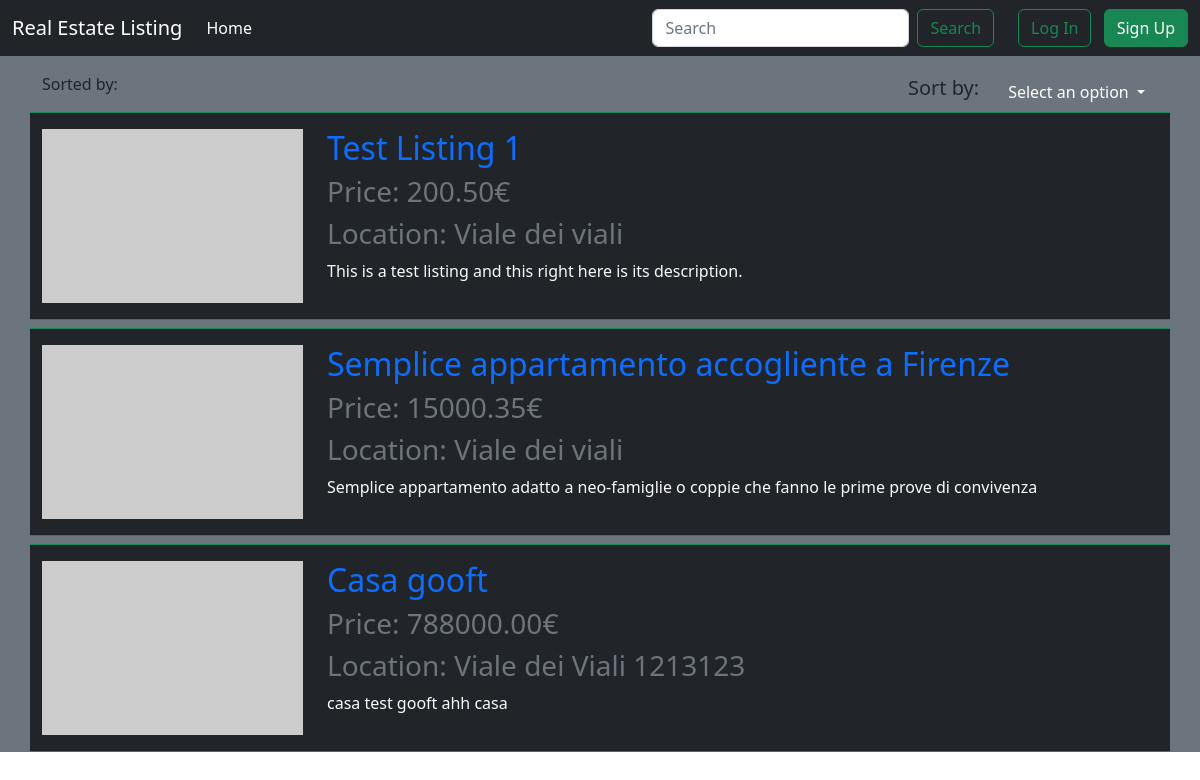
The page /listings/ on the database as committed earlier.
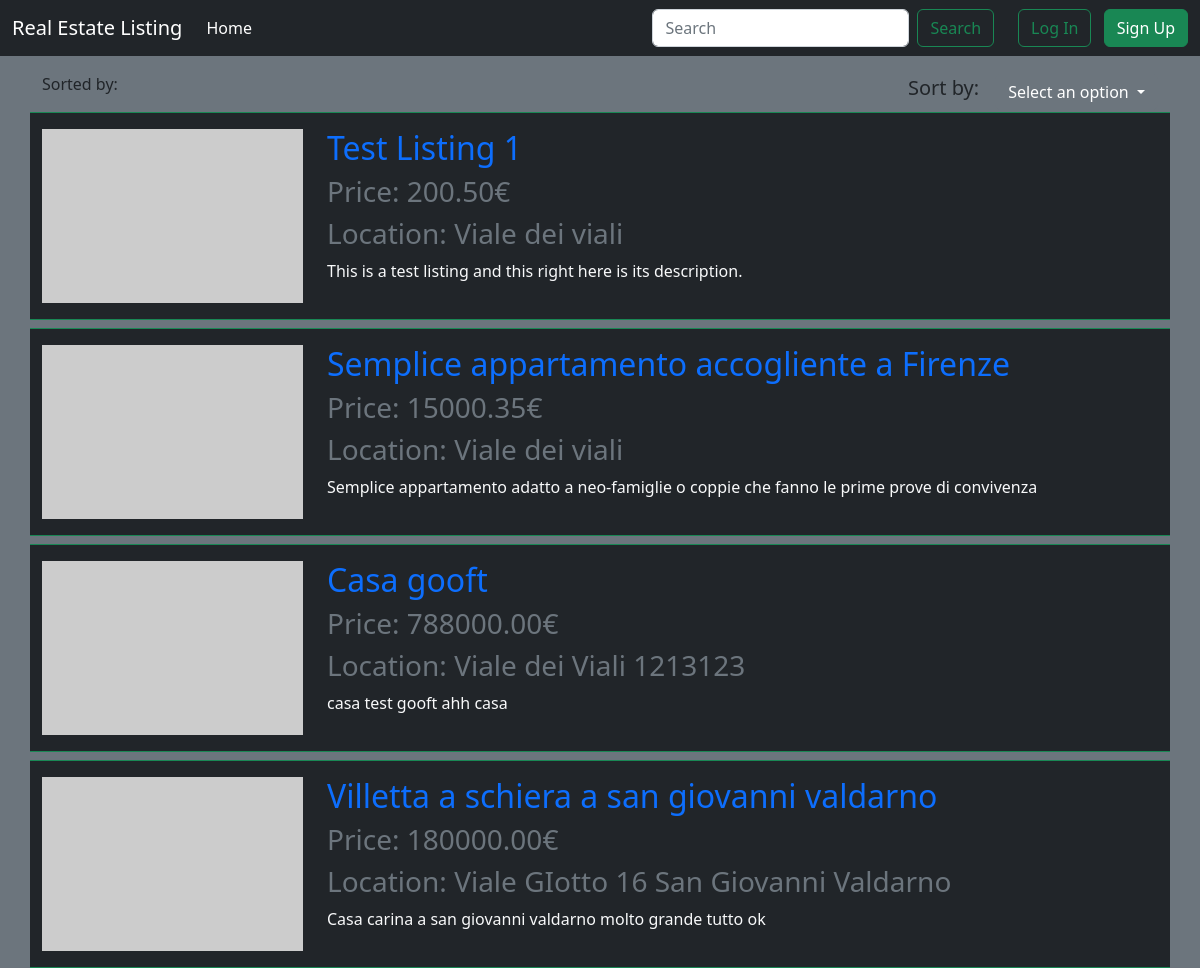
The same page on the database as committed later.
### listings/models.py (models this page shows, shortened)
class Listing(models.Model):
    title = models.CharField(max_length=100)
    description = models.TextField()
    price = models.DecimalField(max_digits=10, decimal_places=2)
    bedrooms = models.PositiveIntegerField()
    bathrooms = models.PositiveIntegerField()
    square_feet = models.PositiveIntegerField()
    listing_location = models.CharField(max_length=200)
    is_published = models.BooleanField()
    list_date = models.DateTimeField(auto_now_add=True)
    owner = models.ForeignKey(
        settings.AUTH_USER_MODEL,
        on_delete=models.CASCADE
    )
    category = models.ForeignKey(Category, on_delete=models.SET_NULL, null=True)
    def get_absolute_url(self):
        return reverse("property_detail", kwargs={"pk": self.pk})

### listings/views.py (the view)
# urls.py: path("", PropertyListView.as_view(), name="property_list"),
class PropertyListView(ListView):
    model = Listing
    template_name = "property_list.html"
    def get_queryset(self):
        queryset = super().get_queryset()
        sort_param = self.request.GET.get('sort')
        if sort_param == 'title':
            queryset = queryset.order_by('title')
        elif sort_param == 'price':
            queryset = queryset.order_by('price')
        elif sort_param == 'listing_location':
            queryset = queryset.order_by('listing_location')
        return queryset

### templates/property_list.html (shortened to what this page needs)
{% extends "base.html" %}
{% block content %}
<div class="sorting-section">
  <div class="d-flex justify-content-between align-items-center">
    <div>
      <p>Sorted by: <strong>{{ request.GET.sort }}</strong></p>
    </div>
    <div class="d-flex align-items-center">
      <h5 class="me-3">Sort by:</h5>
      <div class="dropdown">
        <button class="btn btn-secondary dropdown-toggle" type="button" id="sortingDropdown" data-bs-toggle="dropdown" aria-haspopup="true" aria-expanded="false">
          Select an option
        </button>
      </div>
    </div>
  </div>
</div>
{% for listing in listing_list %}
<div class="row border-top border-bottom border-success py-3 bg-dark mb-2">
    <div class="col-md-3">
      <img src="https://placehold.co/600x400" class="img-fluid" alt="Listing Image">
    </div>
    <div class="col-md-9">
        <h2 class="font-weight-bold"><a href="{{ listing.get_absolute_url }}" class="text-decoration-none">{{ listing.title }}</a></h2>
        <h3 class="text-secondary">Price: {{ listing.price }}€</h3>
        <h3 class="text-secondary">Location: {{ listing.listing_location }}</h3>
        <p class="text-light">{{ listing.description }}</p>
    </div>
</div>
{% endfor %}
{% endblock content %}

### templates/base.html (shortened to what this page needs)
<!DOCTYPE html>
<html>
<head>
  <link href="https://cdn.jsdelivr.net/npm/bootstrap@5.2.3/dist/css/bootstrap.min.css" rel="stylesheet"
>
</head>
<body>
  <nav class="navbar navbar-expand-md navbar-dark fixed-top bg-dark">
    <div class="container-fluid">
      <a class="navbar-brand" href="{% url 'home' %}">Real Estate Listing</a>
      <div class="collapse navbar-collapse" id="navbarCollapse">
        <ul class="navbar-nav me-auto mb-2 mb-md-0">
          <li class="nav-item">
            <a class="nav-link active" aria-current="page" href="{% url 'home' %}">Home</a>
          </li>
        </ul>
        <form class="d-flex" role="search">
          <input class="form-control me-2" type="search" name="search" placeholder="Search" aria-label="Search">
          <button class="btn btn-outline-success me-4" type="submit">Search</button>
        </form>
        {% if user.is_authenticated %}
        <div class="dropdown navbar-dark text-end">
          <a href="#" class="d-block link-light text-decoration-none dropdown-toggle" id="dropdownUser1"
            data-bs-toggle="dropdown" aria-expanded="false">
            {{ user.username }}
          </a>
          <ul class="dropdown-menu dropdown-menu-end text-small" aria-labelledby="dropdownUser1">
            <li><a class="dropdown-item" href="{% url 'password_change' %}">
                Change password</a></li>
            <li><a class="dropdown-item" href="{% url 'logout' %}">Log Out</a></li>
          </ul>
        </div>
        {% else %}
        <div class="text-end">
          <a href="{% url 'login' %}" class="btn btn-outline-success me-2">
            Log In</a>
          <a href="{% url 'signup' %}" class="btn btn-success">Sign Up</a>
        </div>
        {% endif %}
      </div>
    </div>
  </nav>
  <main class="bg-secondary">
    <div class="container pt-5 mt-4">
      {% block content %}
      {% endblock content %}
    </div>
  </main>
</body>
</html>

Rows that differ between the two databases and show on the page:
added Listing: title "Villetta a schiera a san giovanni valdarno", price "180000.00", listing_location "Viale GIotto 16 San Giovanni Valdarno", description "Casa carina a san giovanni valdarno molto grande tutto ok"
